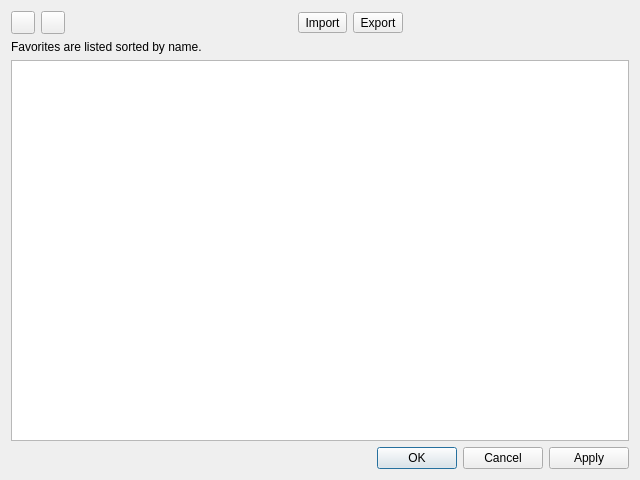
<?xml version="1.0" encoding="UTF-8"?>
<ui version="4.0">
 <class>PredefinedFiltersDialog</class>
 <widget class="QDialog" name="PredefinedFiltersDialog">
  <property name="geometry">
   <rect>
    <x>0</x>
    <y>0</y>
    <width>640</width>
    <height>480</height>
   </rect>
  </property>
  <property name="windowTitle">
   <string>Filter Favorites</string>
  </property>
  <layout class="QVBoxLayout" name="verticalLayout_2" stretch="0,0,0,0">
   <property name="sizeConstraint">
    <enum>QLayout::SetDefaultConstraint</enum>
   </property>
   <item>
    <layout class="QHBoxLayout" name="horizontalLayout_5">
     <property name="bottomMargin">
      <number>0</number>
     </property>
     <item>
      <widget class="QToolButton" name="addFilterButton">
       <property name="toolTip">
        <string>New Filter</string>
       </property>
       <property name="text">
        <string/>
       </property>
       <property name="icon">
        <iconset resource="../../app/klogg.qrc">
         <normaloff>:/images/icons8-plus.svg</normaloff>:/images/icons8-plus.svg</iconset>
       </property>
      </widget>
     </item>
     <item>
      <widget class="QToolButton" name="removeFilterButton">
       <property name="toolTip">
        <string>Remove Filter</string>
       </property>
       <property name="text">
        <string/>
       </property>
       <property name="icon">
        <iconset resource="../../app/klogg.qrc">
         <normaloff>:/images/icons8-minus.svg</normaloff>:/images/icons8-minus.svg</iconset>
       </property>
      </widget>
     </item>
     <item>
      <spacer name="horizontalSpacer">
       <property name="orientation">
        <enum>Qt::Horizontal</enum>
       </property>
       <property name="sizeHint" stdset="0">
        <size>
         <width>40</width>
         <height>20</height>
        </size>
       </property>
      </spacer>
     </item>
     <item>
      <widget class="QToolButton" name="importFilterButton">
       <property name="toolTip">
        <string>Import Filters</string>
       </property>
       <property name="text">
        <string>Import</string>
       </property>
      </widget>
     </item>
     <item>
      <widget class="QToolButton" name="exportFilterButton">
       <property name="toolTip">
        <string>Export Filters</string>
       </property>
       <property name="text">
        <string>Export</string>
       </property>
      </widget>
     </item>
     <item>
      <spacer name="horizontalSpacer_2">
       <property name="orientation">
        <enum>Qt::Horizontal</enum>
       </property>
       <property name="sizeHint" stdset="0">
        <size>
         <width>40</width>
         <height>20</height>
        </size>
       </property>
      </spacer>
     </item>
    </layout>
   </item>
   <item>
    <widget class="QLabel" name="sortOrderHintLabel">
     <property name="text">
      <string>Favorites are listed sorted by name.</string>
     </property>
    </widget>
   </item>
   <item>
    <widget class="QTableWidget" name="filtersTableWidget"/>
   </item>
   <item>
    <widget class="QDialogButtonBox" name="buttonBox">
     <property name="orientation">
      <enum>Qt::Horizontal</enum>
     </property>
     <property name="standardButtons">
      <set>QDialogButtonBox::Apply|QDialogButtonBox::Cancel|QDialogButtonBox::Ok</set>
     </property>
    </widget>
   </item>
  </layout>
 </widget>
 <resources>
  <include location="../../app/klogg.qrc"/>
  <include location="../../app/klogg.qrc"/>
 </resources>
 <connections/>
</ui>
